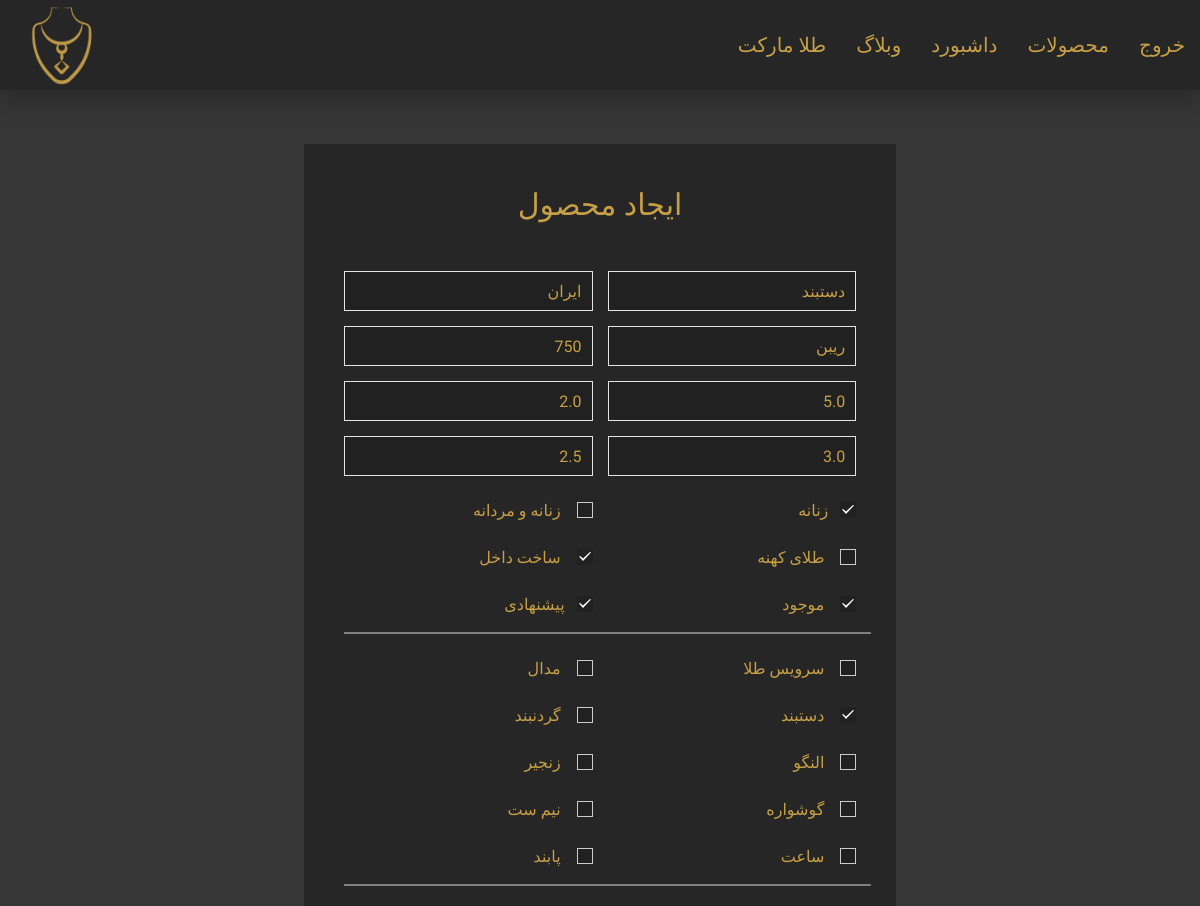
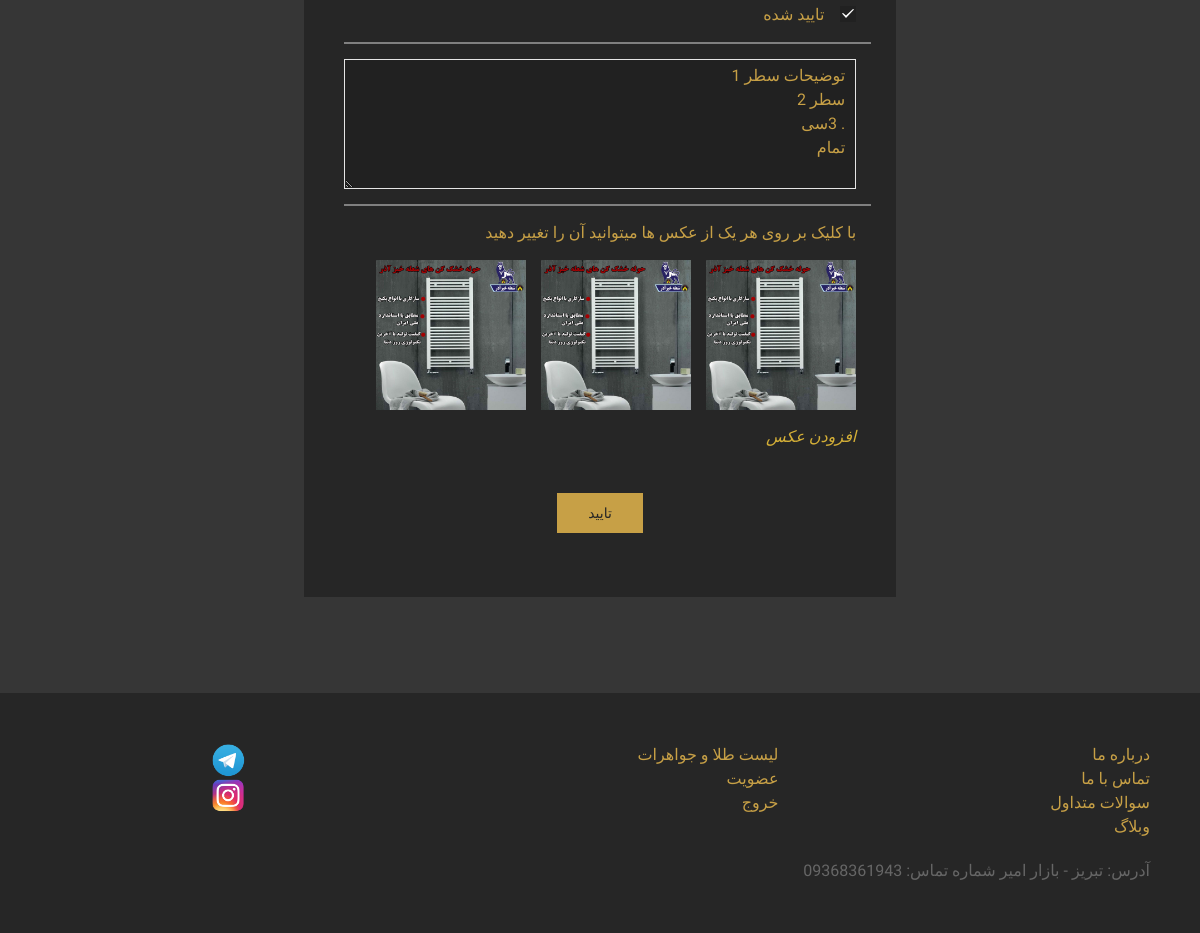
Page /jewlery/update/4/ (signed in) on the committed database (2 pictures, top to bottom).
### jewlery/models.py (models this page shows, shortened)
class JewleryModel(models.Model):
    name = models.CharField(max_length = 264, null = False, blank = False)
    is_womanly = models.BooleanField(null = False, default = True)
    is_unisex = models.BooleanField(null = False, default = False)
    is_used = models.BooleanField(null = False , default = False)
    is_domestic = models.BooleanField(null = False, default = True)
    made_in = models.CharField(max_length = 264, null = True, blank = True)
    weight = models.FloatField(null = False, blank = False)
    company_name = models.CharField(max_length = 264, blank = True, null = True)
    karat = models.IntegerField(default = 750, blank = False, null = False)
    is_available = models.BooleanField(default = True, null = False)
    buy_wage = models.FloatField(null = False, blank = False)
    sale_wage = models.FloatField(null = False, blank = False)
    wholesale_wage = models.FloatField(null = False, blank = False)
    is_confirmed =  models.BooleanField(default = True, blank = False, null = False)
    instance_price = models.IntegerField(null = True, blank = True)
    is_favorite =  models.BooleanField(default = False, blank = False, null = False)
    description = models.TextField(null = True, blank = True)
    is_goldset =  models.BooleanField(default = False, blank = False, null = False)
    is_pendant =  models.BooleanField(default = False, blank = False, null = False)
    is_bracelet = models.BooleanField(default = False, blank = False, null = False)
    is_necklace = models.BooleanField(default = False, blank = False, null = False)
    is_bangle =   models.BooleanField(default = False, blank = False, null = False)
    is_chain =    models.BooleanField(default = False, blank = False, null = False)
    is_earings =  models.BooleanField(default = False, blank = False, null = False)
    is_halfset =  models.BooleanField(default = False, blank = False, null = False)
    is_watch =    models.BooleanField(default = False, blank = False, null = False)
    is_anklet =   models.BooleanField(default = False, blank = False, null = False)

class JewleryPictureModel(models.Model):
    jewlery = models.ForeignKey(JewleryModel, on_delete = models.CASCADE,
                               related_name = 'pictures')
    picture = models.ImageField(blank = True, null = True,
                                upload_to=r'jewlery/pictures')

### jewlery/views.py (the view)
# urls.py: path('update/<int:pk>/', JewleryUpdateView, name='update'),
@login_required
@masteruser_required
def JewleryUpdateView(request,pk):
    jewlery = get_object_or_404(JewleryModel, pk = pk)
    jewlery_update_form = JewleryForm(request.POST or None, instance = jewlery)
    if jewlery_update_form.is_valid():
        jewlery_update_form.save()
        jewlery.save()
        return HttpResponseRedirect(reverse('jewlery:detail',
                                    kwargs={'pk':jewlery.pk,}))
    return render(request,'jewlery/update.html',
                          {'form':jewlery_update_form,
                          'jewlery':jewlery,})

### jewlery/templates/jewlery/update.html (shortened to what this page needs)
{% extends "BaseTemplates/base1.html" %}
{% block body_block %}
<br>
<div class="uk-grid-match uk-grid-small uk-text-center " uk-grid>
  <div class="uk-width-1-6 uk-width-1-4@m">
  </div>
      <div class="uk-width-2-3 uk-width-1-2@m uk-block ">
<div class="uk-card uk-card-hover uk-card-body darkgreyC ">
    <h3 style="font-size:30px;" class="goldC-text uk-card-title uk-align-center fHarmattan">ایجاد محصول</h3>
    <form enctype="multipart/form-data" method="POST">
      <div class="uk-grid-match uk-grid-small uk-text-center" uk-grid>
      <div class="uk-width-1-2@m">
      {{form.name}}
      </div>
      <div class="uk-width-1-2@m">
      {{form.made_in}}
      </div>
      <div class="uk-width-1-2@m">
      {{form.company_name}}
      </div>
      <div class="uk-width-1-2@m">
      {{form.karat}}
      </div>
      <div class="uk-width-1-2@m">
      {{form.weight}}
      </div>
      <div class="uk-width-1-2@m">
      {{form.buy_wage}}
      </div>
      <div class="uk-width-1-2@m">
      {{form.sale_wage}}
      </div>
      <div class="uk-width-1-2@m">
      {{form.wholesale_wage}}
      </div>
<div class="uk-width-1-2@m">
<label style="padding-top:8px; white-space:pre" class="uk-text-right fHarmattan goldC-text">{{form.is_womanly}}   زنانه  </label>
</div>
<div class="uk-width-1-2@m">
<label style="padding-top:8px; white-space:pre" class="uk-text-right fHarmattan goldC-text">{{form.is_unisex}}    زنانه و مردانه  </label>
</div>
<div class="uk-width-1-2@m">
<label style="padding-top:8px; white-space:pre" class="uk-text-right fHarmattan goldC-text">{{form.is_used}}    طلای کهنه </label>
</div>
<div class="uk-width-1-2@m">
<label style="padding-top:8px; white-space:pre" class="uk-text-right fHarmattan goldC-text">{{form.is_domestic}}    ساخت داخل </label>
</div>
<div class="uk-width-1-2@m">
<label style="padding-top:8px; white-space:pre" class="uk-text-right fHarmattan goldC-text">{{form.is_available}}    موجود </label>
</div>
<div class="uk-width-1-2@m">
<label style="padding-top:8px; white-space:pre" class="uk-text-right fHarmattan goldC-text">{{form.is_favorite}}   پیشنهادی  </label>
</div>
<div style="border-top:2px grey solid" class="uk-width-1-1@m">
</div>
<div class="uk-width-1-2@m">
<label style="padding-top:8px; white-space:pre" class="uk-text-right fHarmattan goldC-text">{{form.is_goldset}}    سرویس طلا  </label>
</div>
<div class="uk-width-1-2@m">
<label style="padding-top:8px; white-space:pre" class="uk-text-right fHarmattan goldC-text">{{form.is_pendant}}    مدال </label>
</div>
<div class="uk-width-1-2@m">
<label style="padding-top:8px; white-space:pre" class="uk-text-right fHarmattan goldC-text">{{form.is_bracelet}}    دستبند </label>
</div>
<div class="uk-width-1-2@m">
<label style="padding-top:8px; white-space:pre" class="uk-text-right fHarmattan goldC-text">{{form.is_necklace}}    گردنبند </label>
</div>
<div class="uk-width-1-2@m">
<label style="padding-top:8px; white-space:pre" class="uk-text-right fHarmattan goldC-text">{{form.is_bangle}}    النگو  </label>
</div>
<div class="uk-width-1-2@m">
<label style="padding-top:8px; white-space:pre" class="uk-text-right fHarmattan goldC-text">{{form.is_chain}}    زنجیر </label>
</div>
<div class="uk-width-1-2@m">
<label style="padding-top:8px; white-space:pre" class="uk-text-right fHarmattan goldC-text">{{form.is_earings}}    گوشواره  </label>
</div>
<div class="uk-width-1-2@m">
<label style="padding-top:8px; white-space:pre" class="uk-text-right fHarmattan goldC-text">{{form.is_halfset}}    نیم ست  </label>
</div>
<div class="uk-width-1-2@m">
<label style="padding-top:8px; white-space:pre" class="uk-text-right fHarmattan goldC-text">{{form.is_watch}}    ساعت  </label>
</div>
<div class="uk-width-1-2@m">
<label style="padding-top:8px; white-space:pre" class="uk-text-right fHarmattan goldC-text">{{form.is_anklet}}    پابند  </label>
</div>
<div style="border-top:2px grey solid" class="uk-width-1-1@m">
</div>
<div class="uk-width-1-2@m">
<label style="padding-top:8px; white-space:pre" class="uk-text-right fHarmattan goldC-text disabled" >{{form.is_confirmed}}    تایید شده </label>
</div>
<div style="border-top:2px grey solid" class="uk-width-1-1@m">
</div>
<div class="uk-width-1-1@m">
{{form.description}}
</div>
<div style="border-top:2px grey solid" class="uk-width-1-1@m">
</div>
<div class="goldC-text center fHarmattan uk-width-1-1">
با کلیک بر روی هر یک از عکس ها میتوانید آن را تغییر دهید
</div>
<br>
  {% for picture in jewlery.pictures.all %}
  <div class="uk-child-width-1-3@m uk-child-width-1-2@s uk-child-width-1-1">
  <a href="{% url 'jewlery:pictureupdate' pk=picture.pk %}"><img src="{{picture.picture.url}}" height="90" width="150"></a>
  </div>
  {% endfor %}
  <a href="{% url 'jewlery:pictureadd' pk=jewlery.pk %}"  class=" fHarmattan goldC-text" data-position="bottom" data-tooltip="اضافه کردن عکس ‍‍" ><i style="color:#d4af37;" class="material-icons large">افزودن عکس</i></a>
      </div>
      <br>
      <button style="margin-top:20px;" class="uk-button uk-button-primary fHarmattan goldC darkgreyC-text" type="submit">تایید
    </button><br><br>
    </form>
</div>
</div>
</div>
<br><br><br>
{% endblock %}

### statics/css/styles.css (style rules this page uses)
.fHarmattan { font-family: 'Harmattan', sans-serif; }
.goldC { background-color: #c7a046; }
.goldC-text { color: #c7a046; }
.darkgreyC { background-color: #262626; }
.darkgreyC-text { color: #262626; }
.greyC { background-color: #363636; }

### rows in the picture
JewleryModel: name "دستبند", made_in "ایران", company_name "ریبن", karat "750", weight "5.0", buy_wage "2.0", sale_wage "3.0", wholesale_wage "2.5", is_womanly "☑", is_domestic "☑", is_available "☑", is_favorite "☑", is_bracelet "☑", is_confirmed "☑", description "توضیحات سطر 1 سطر 2 . 3سی تمام"
JewleryPictureModel: picture (picture)
JewleryPictureModel: picture (picture)
JewleryPictureModel: picture (picture)
